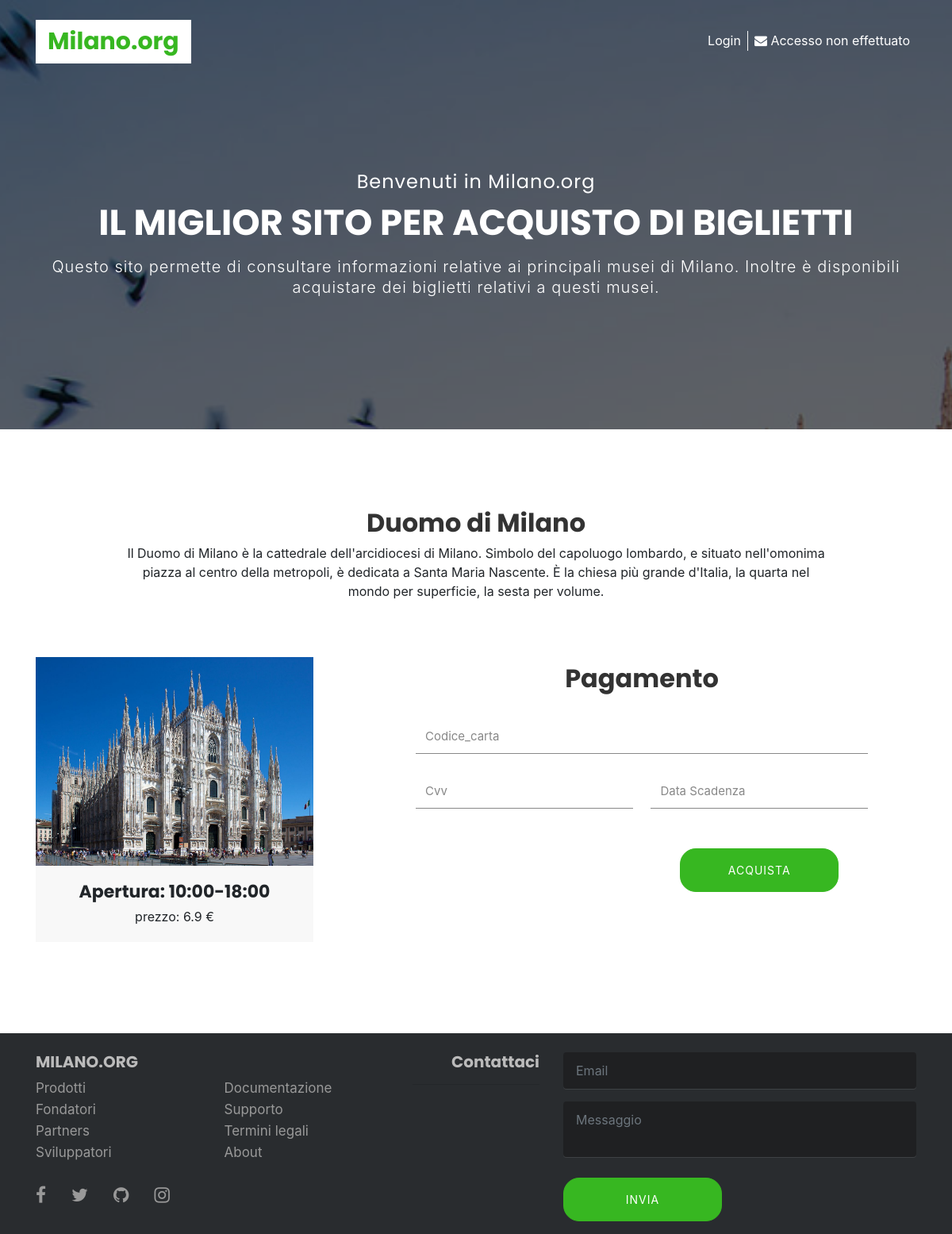
Page /info_museo.php?id=1 on the committed database.
### tables this page shows
CREATE TABLE `musei` (
  `id_museo` int(10) NOT NULL,
  `nome` text NOT NULL,
  `descrizione` text NOT NULL,
  `costo` float NOT NULL,
  `apertura` text NOT NULL,
  `chiusura` text NOT NULL,
  `immagine` text NOT NULL,
  `attivo` varchar(1) NOT NULL
);

### info_museo.php (the view, shortened to what this page needs)
<html>
    <?php
    include "includes/head.php";
    if(isset($_GET['id']))
        $id_museo = $_GET['id'];
    else
        $id_museo = $_POST['id'];
    $query = "SELECT * FROM musei WHERE id_museo = $id_museo";
    $museo = $db->query($query);
    $museo = $museo->fetch_array();
    $nome = $museo['nome'];
    $descrizione = $museo['descrizione'];
    $costo = $museo['costo'];
    $apertura = $museo['apertura'];
    $chiusura = $museo['chiusura'];
    $immagine = $museo['immagine'];
    ?>
    <body>
        <?php include "includes/header.php";
        print
        "<section id='mu-featured-tours'>
            <div class='container'>
                <div class='row'>
                    <div class='col-md-12'>
                        <div class='mu-featured-tours-area'>
                            <h2>$nome</h2>
                            <p class='mu-title-content'>$descrizione</p>
                            <div class='mu-featured-tours-content'>
                                <div class='row'>
                                    <div class='col-md-4'>
                                        <div class='mu-featured-tours-single'>
                                            <img src='assets/images/$immagine' alt='img'>
                                            <div class='mu-featured-tours-single-info'>
                                                <h3>Apertura: $apertura-$chiusura</h4>
                                                <span>prezzo: $costo €</span>
                                            </div>
                                        </div>
                                    </div>
                                    <form action='info_museo.php' method='post' class='mu-contact-form' style='margin-left:10%; float:left; width:50%'>
                                    <br>
                                        <input hidden name='id' value='$id_museo'></input>
                                        <h2> Pagamento </h2><br>
                                        <div class='form-group'>
                                            <input type='text' class='form-control' placeholder='Codice_carta' name='codice_carta' required>
                                        </div>
                                        <div>
                                            <div class='form-group' style='width:48%;float:left'>
                                                    <input type='password' class='form-control' placeholder='Cvv' name='cvv' required>
                                            </div>
                                            <div class='form-group' style='width:48%;float:left;margin-left:4%'>
                                                <input type='text' class='form-control' placeholder='Data Scadenza' id='subject' name='data_scadenza' required>
                                            </div>
                                        </div>
                                        <button name='act' value='acquista' type='submit' class='mu-send-msg-btn'><span>Acquista</span></button>
                                        <div class='form-group' style='width:48%;float:left;margin-left:4%'>";
print "                                 </div>
                                    </form>
                                </div>
                            </div>
                        </div>
                    </div>
                </div>
            </div>
        </section>";
        include 'includes/footer.php';
        ?>
    </body>
</html>

### assets/css/theme-color/default-theme.css (style rules this page uses)
.mu-send-msg-btn, .mu-send-msg-btn:focus, .mu-register-btn:hover, .mu-register-btn:focus { border: 1px solid #37b721; background-color: #37b721; }

### style.css (style rules this page uses)
body, html { overflow-x:hidden; }
h1, h2, h3, h4, h5, h6 { font-family: 'Poppins', sans-serif; font-weight: 700; margin-top: 0; }
h2 { font-size: 32px; line-height: 1.13; }
h3 { font-size: 26px; }
img { border: none; max-width: 100%; }
button { padding: 5px 15px; border: none; }
.mu-send-msg-btn { color: #555; font-size: 14px; font-weight: 400; letter-spacing: 1px; text-align: center; padding: 16px 24px; margin-top: 10px; -webkit-transition: all 0.5s; transition: all 0.5s; width: 200px; color: #fff; border-radius: 20px; cursor: pointer; text-transform: uppercase; }
#mu-featured-tours { background-color: #fff; float: left; padding: 100px 0; display: inline; width: 100%; }
.mu-featured-tours-area { display: inline; float: left; text-align: center; width: 100%; }
.mu-featured-tours-area h2 { color: #333; }
.mu-title-content { padding: 0 10%; }
.mu-featured-tours-content { display: inline; float: left; margin-top: 40px; width: 100%; }
.mu-featured-tours-single { background-color: #f8f8f8; display: inline; float: left; width: 100%; margin: 15px 0; }
.mu-featured-tours-single-info { display: inline; float: left; position: relative; width: 100%; padding: 20px 10px; }
.mu-featured-tours-single h3 { font-size: 22px; margin-bottom: 5px; }
.mu-contact-form { text-align: center; }
.mu-contact-form .form-group input { background: transparent; border-radius: 0; color: #333; font-size: 15px; border: 1px #888; border-style: none none solid none; height: 45px; margin-bottom: 24px; -webkit-transition: all 0.5s; -o-transition: all 0.5s; transition: all 0.5s; }

### rows in the picture
musei: nome "Duomo di Milano", descrizione "Il Duomo di Milano è la cattedrale dell'arcidiocesi di Milano. Simbolo del capoluogo lombardo, e situato nell'omonima piazza al centro della metropoli, è dedicata a Santa Maria Nascente. È la chiesa più grande d'Italia, la quarta nel mondo per superficie, la sesta per volume.", immagine (picture), apertura "10:00", chiusura "18:00", costo "6.9"
